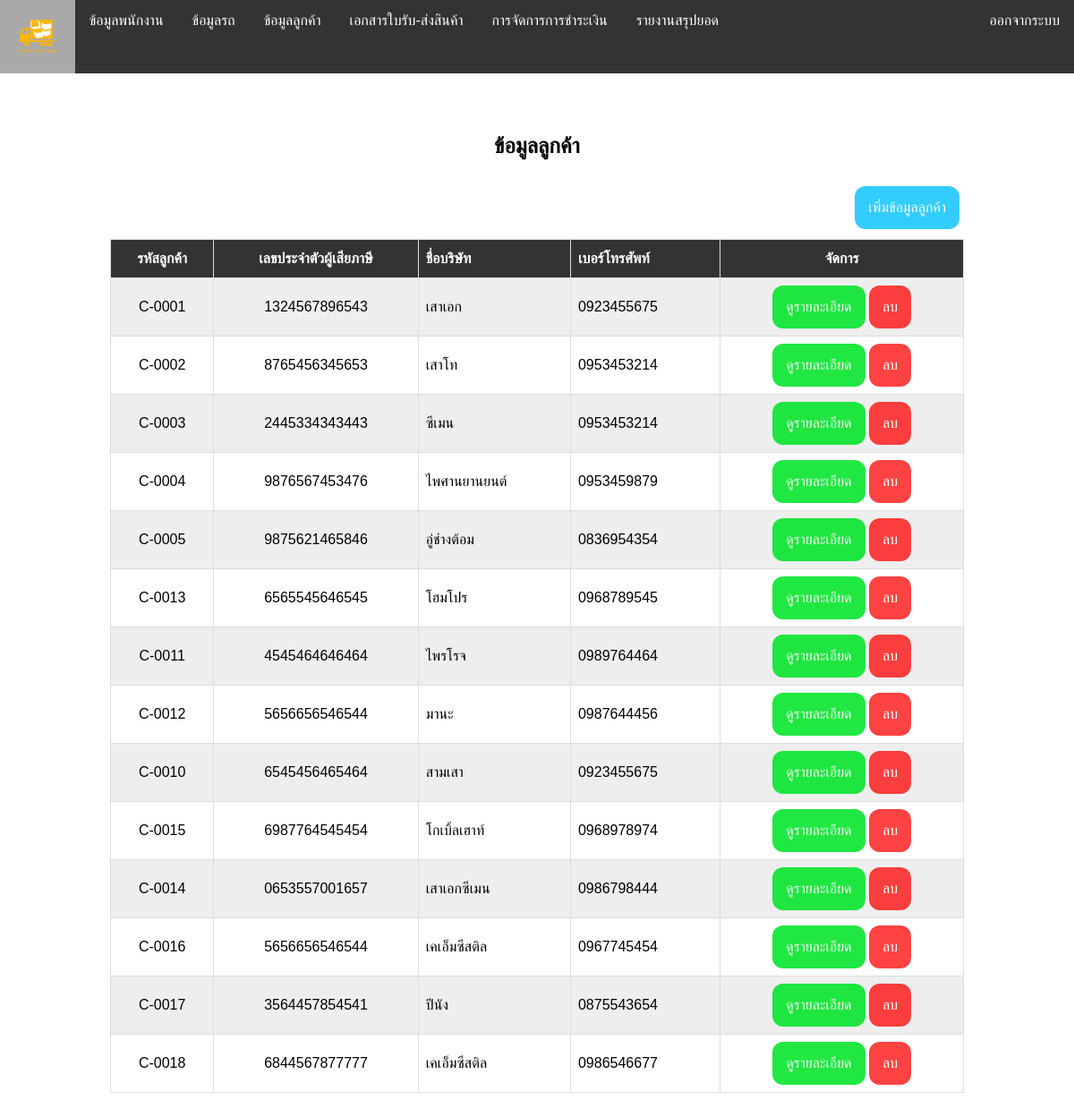
Screenshot of /customer_show.php with the database file from the repository.
### tables this page shows
CREATE TABLE `tb_customer` (
  `cus_id` int(5) NOT NULL COMMENT 'รหัสลูกค้า',
  `customer_id` varchar(10) NOT NULL,
  `cus_compan` varchar(40) NOT NULL COMMENT 'ชื่อบริษัท',
  `cus_house` varchar(8) NOT NULL COMMENT 'บ้านเลขที่',
  `cus_vill` int(5) NOT NULL COMMENT 'หมู่ที่',
  `cus_sub` varchar(20) NOT NULL COMMENT 'ตำบล',
  `cus_area` varchar(20) NOT NULL COMMENT 'อำเภอ',
  `cus_pro` varchar(20) NOT NULL COMMENT 'จังหวัด',
  `cus_pos` varchar(5) NOT NULL COMMENT 'รหัสไปรษณีย์',
  `cus_tle` varchar(10) NOT NULL COMMENT 'เบอร์โทรศัพท์',
  `cus_tin` varchar(13) NOT NULL COMMENT 'เลขประจำตัวผู้เสียภาษี'
);

### customer_show.php (the view, shortened to what this page needs)
<?php require_once('nevbar.php');
Nevbar(); ?>
<?php require_once('Connections/myconnect.php'); ?>
<?php
$query_customer = "SELECT * FROM tb_customer";
$customer = mysql_query($query_customer, $myconnect) or die(mysql_error());
$row_customer = mysql_fetch_assoc($customer);
?>
<!DOCTYPE html PUBLIC "-//W3C//DTD XHTML 1.0 Transitional//EN" "http://www.w3.org/TR/xhtml1/DTD/xhtml1-transitional.dtd">
<html xmlns="http://www.w3.org/1999/xhtml">
<head>
  <link rel="stylesheet" href="index.css">
<link rel="stylesheet" href="index.css">
</head>
<body>
  <table width="80%" height="581" align="center">
    <tr>
      <td colspan="5">&nbsp;</td>
    </tr>
    <tr>
      <td colspan="5">&nbsp;</td>
    </tr>
    <tr>
      <td colspan="5">
        <div align="center">
          <h2>ข้อมูลลูกค้า</h2>
        </div>
      </td>
    </tr>
    <tr>
      <td colspan="5">
        <div align="right">
          <table>
            <tr>
              <td>
                <div align="center" class="buttonadd"><a href="customer_insert.php">เพิ่มข้อมูลลูกค้า</a></div>
              </td>
            </tr>
          </table>
        </div>
      </td>
    </tr>
    <tr>
      <td colspan="5">
        <div align="center" >
          <table id='customers'>
            <tr>
              <th>
                <div align="center">รหัสลูกค้า</div>
              </th>
              <th>
                <div align="center">เลขประจำตัวผู้เสียภาษี</div>
              </th>
              <th>ชื่อบริษัท</th>
              <th>เบอร์โทรศัพท์</th>
              <th>
                <div align="center">จัดการ</div>
              </th>
            </tr>
            <?php do { ?>
              <tr>
                <td class="ตัวอักษร" align="center"><?php echo $row_customer['customer_id']; ?></td>
                <td height="35">
                  <div align="center" class="ตัวอักษร"><?php echo $row_customer['cus_tin']; ?></div>
                </td>
                <td class="ตัวอักษร"><?php echo $row_customer['cus_compan']; ?></td>
                <td class="ตัวอักษร"><?php echo $row_customer['cus_tle']; ?></td>
                <td align="center">
                  <div  class="buttondetail"><a href="customer_detail.php?id=<?php echo $row_customer['cus_id']; ?>">ดูรายละเอียด</a></div>
                  <div  class="btndel"><a href="customer_del.php?id=<?php echo $row_customer['cus_id']; ?>" onclick="return confirm('ยืนยันที่จะลบข้อมูลหรือไม่ ?')">ลบ</a></div>
                </td>
              </tr>
            <?php } while ($row_customer = mysql_fetch_assoc($customer)); ?>
          </table>
        </div>
      </td>
    </tr>
    <tr>
      <td height="79" colspan="5">&nbsp;</td>
    </tr>
  </table>
</body>
</html>

### index.css (style rules this page uses)
A:link { COLOR: #FFF; TEXT-DECORATION: none }
#customers { font-family: "Trebuchet MS", Arial, Helvetica, sans-serif; border-collapse: collapse; width: 100%; }
#customers td, #customers th { border: 1px solid #ddd; padding: 8px; }
#customers tr:nth-child(even) { background-color: #eee; }
#customers th { padding-top: 12px; padding-bottom: 12px; text-align: left; background-color: #333; color: white; }
.buttonadd { background-color: #33ccff; border: none; color: white; padding: 15px; text-align: center; text-decoration: none; display: inline-block; font-size: 16px; margin: 4px 2px; cursor: pointer; border-radius: 12px; }
.buttondetail { background-color: #00e426de; border: none; color: white; padding: 15px; text-align: center; text-decoration: none; display: inline-block; font-size: 16px; cursor: pointer; border-radius: 12px; }
.btndel { background-color: #ff0000bd; border: none; color: white; padding: 15px; text-align: center; text-decoration: none; display: inline-block; font-size: 16px; cursor: pointer; border-radius: 12px; }

### nevbar.php (style rules this page uses)
body { margin: 0; font-family: Arial, Helvetica, sans-serif, 'angsana New'; }

### rows the page displays
tb_customer: customer "C-0001", cus_tin "1324567896543", cus_compan "เสาเอก", cus_tle "0923455675"
tb_customer: customer "C-0002", cus_tin "8765456345653", cus_compan "เสาโท", cus_tle "0953453214"
tb_customer: customer "C-0003", cus_tin "2445334343443", cus_compan "ซีเมน", cus_tle "0953453214"
tb_customer: customer "C-0004", cus_tin "9876567453476", cus_compan "ไพศานยานยนต์", cus_tle "0953459879"
tb_customer: customer "C-0005", cus_tin "9875621465846", cus_compan "อู่ช่างต้อม", cus_tle "0836954354"
tb_customer: customer "C-0013", cus_tin "6565545646545", cus_compan "โฮมโปร", cus_tle "0968789545"
tb_customer: customer "C-0011", cus_tin "4545464646464", cus_compan "ไพรโรจ", cus_tle "0989764464"
tb_customer: customer "C-0012", cus_tin "5656656546544", cus_compan "มานะ", cus_tle "0987644456"
tb_customer: customer "C-0010", cus_tin "6545456465464", cus_compan "สามเสา", cus_tle "0923455675"
tb_customer: customer "C-0015", cus_tin "6987764545454", cus_compan "โกเบิ้ลเฮาท์", cus_tle "0968978974"
tb_customer: customer "C-0014", cus_tin "0653557001657", cus_compan "เสาเอกซีเมน", cus_tle "0986798444"
tb_customer: customer "C-0016", cus_tin "5656656546544", cus_compan "เคเอ็มซีสติล", cus_tle "0967745454"
tb_customer: customer "C-0017", cus_tin "3564457854541", cus_compan "ปีนัง", cus_tle "0875543654"
tb_customer: customer "C-0018", cus_tin "6844567877777", cus_compan "เคเอ็มซีสติล", cus_tle "0986546677"
